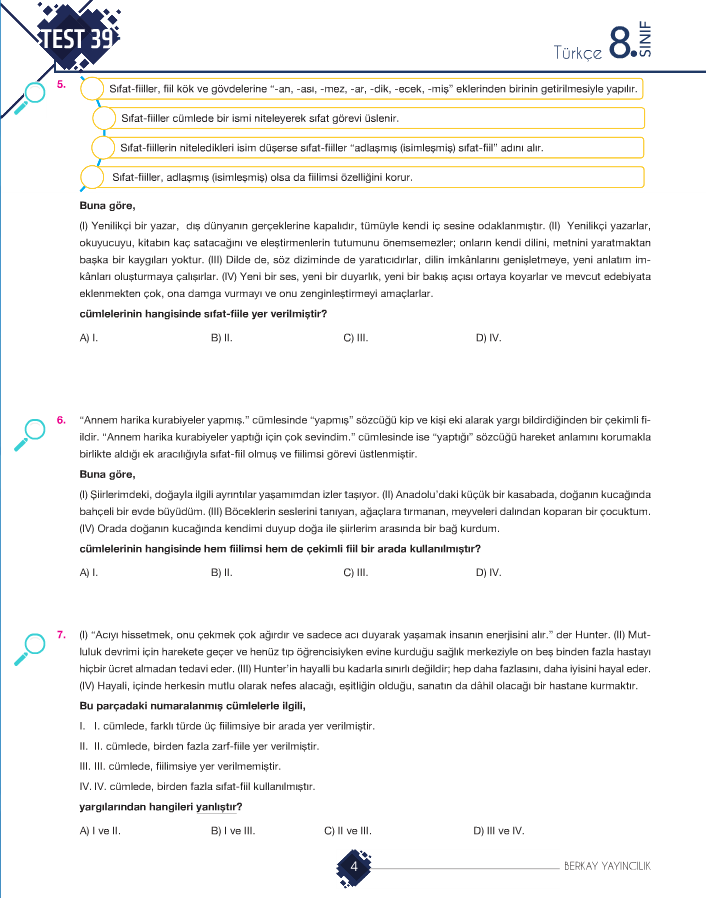
#> input picture test23.png, 706 x 898 px
$ python 'sistem deneme.py'
#> lines starting #> are read from the running program, lines starting #| are printed output that depends on the picture
from PIL import Image, ImageFilter
image = Image.open("test23.png") # "resim.jpg" yerine kendi resminizin adını yazın.
#> image is the input picture: PIL image 706x898 RGBA; mean R, G, B, A 243.2, 243, 242.1, 255
width, height = image.size
#> width = 706; height = 898
new_size = (width*2, height*2) # Boyutları 2 katına çıkarıyoruz.
#> new_size = (1412, 1796)
image = image.resize(new_size, Image.LANCZOS) # LANCZOS en iyi yeniden örnekleme algoritmalarından biridir.
#> image: PIL image 1412x1796 RGBA
image = image.filter(ImageFilter.GaussianBlur(radius=2)) # Bulanıklık yarıçapını ayarlayabilirsiniz.
image = image.filter(ImageFilter.UnsharpMask(radius=3, percent=150, threshold=0)) # Parametreleri ayarlayarak keskinleştirme miktarını kontrol edebilirsiniz.
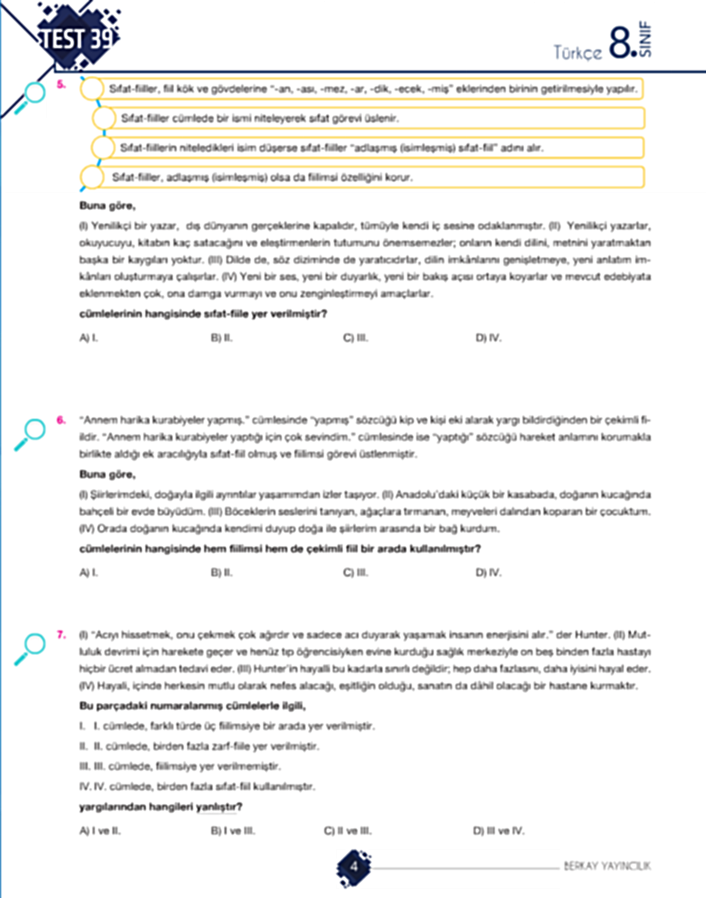
#> image: PIL image 1412x1796 RGBA (shown at 1/2 size); mean R, G, B, A 241.3, 241, 239.7, 255
image = image.filter(ImageFilter.SMOOTH)
image.save("yenimodel.png")
from PIL import Image, ImageEnhance

image = Image.open("test23.png")

if image.mode != "RGB":
    image = image.convert("RGB")
#> image: PIL image 706x898 RGB
# Tüm kanallara aynı anda kontrast uygulama
enhancer = ImageEnhance.Contrast(image)
image = enhancer.enhance(1.5)
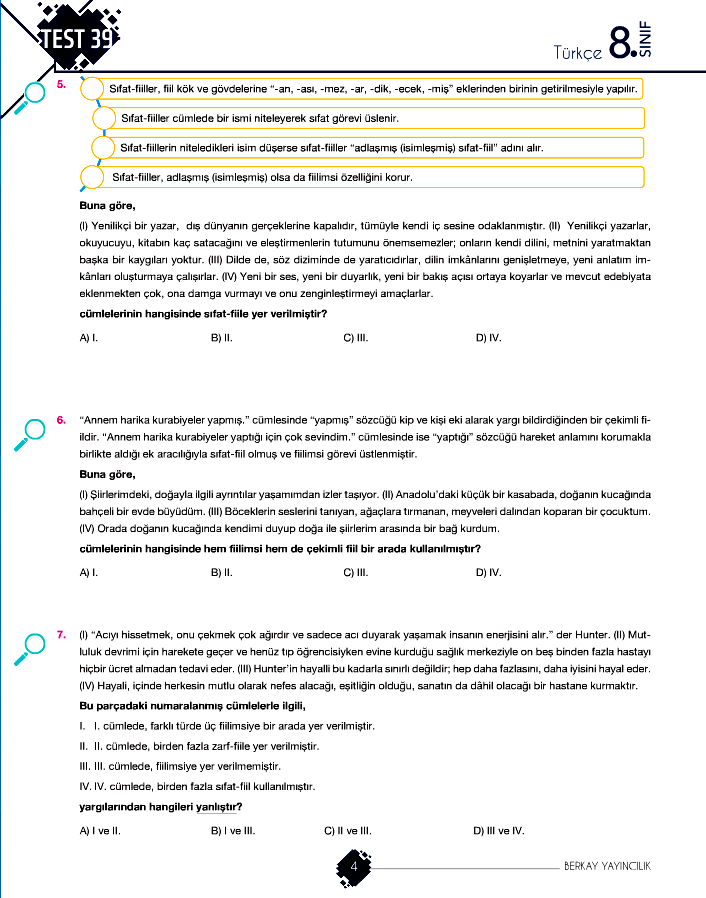
#> image: PIL image 706x898 RGB; mean R, G, B 239.2, 238.8, 237.3

# Her bir kanala ayrı ayrı kontrast uygulama (daha fazla kontrol sağlar)
r, g, b = image.split()
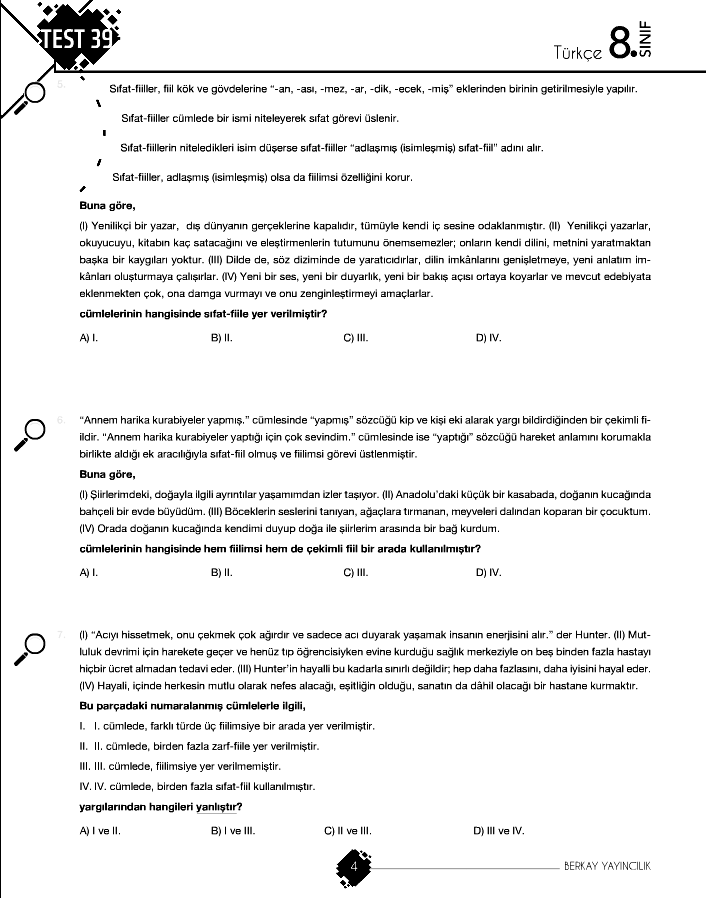
#> r: PIL image 706x898 L; min 0, max 255, mean 239.2
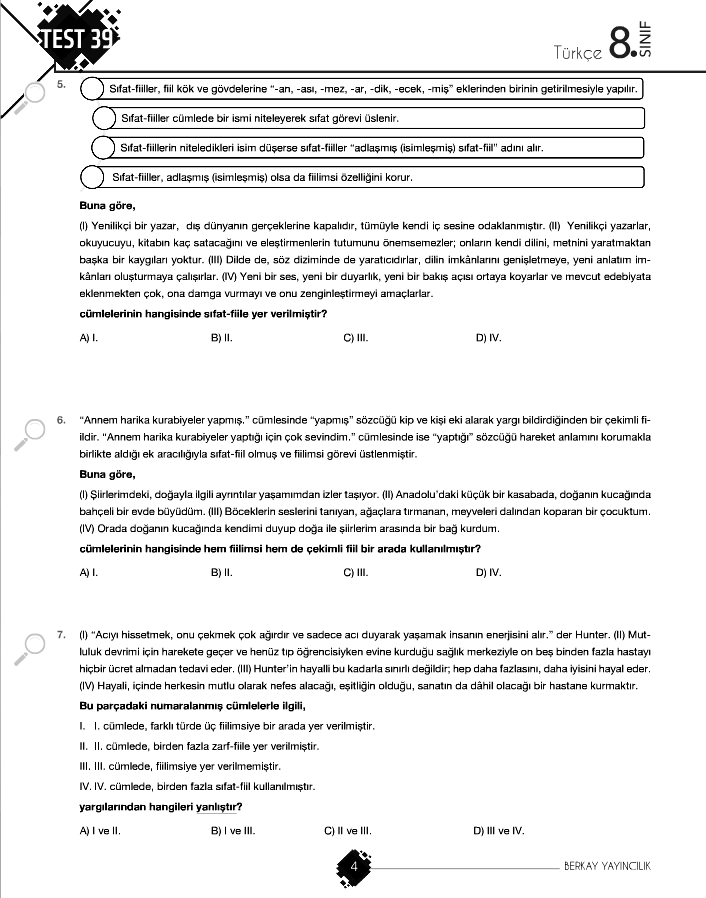
#> b: PIL image 706x898 L; min 0, max 255, mean 237.3

enhancer_r = ImageEnhance.Contrast(r)
r = enhancer_r.enhance(1.2)

enhancer_g = ImageEnhance.Contrast(g)
g = enhancer_g.enhance(1.2)
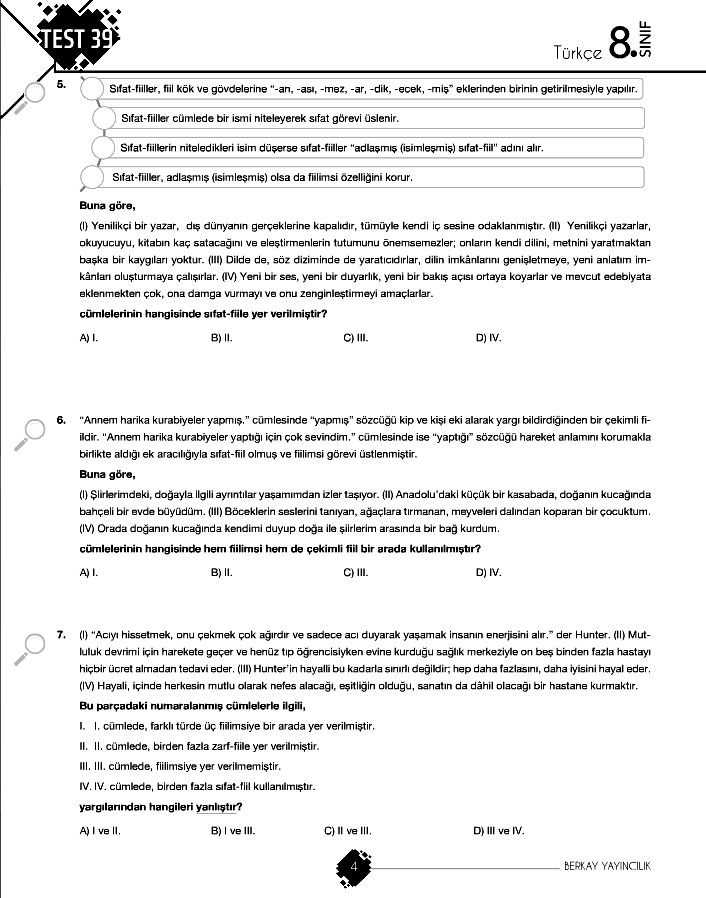
#> g: PIL image 706x898 L; min 0, max 255, mean 237.4

enhancer_b = ImageEnhance.Contrast(b)
b = enhancer_b.enhance(1.2)

image = Image.merge("RGB", (r, g, b))
image.save('model2.png')

$ run again, with test.png copied over test23.png
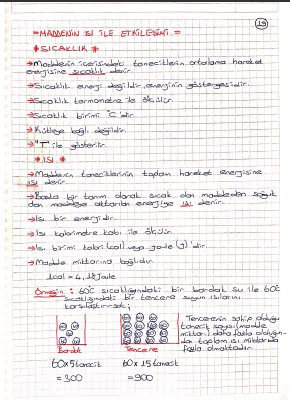
#> input picture test.png, 290 x 400 px
#> image is the input picture: PIL image 290x400 RGBA; mean R, G, B, A 240.6, 236.9, 237.5, 255
#> `r, g, b = image.split()`:
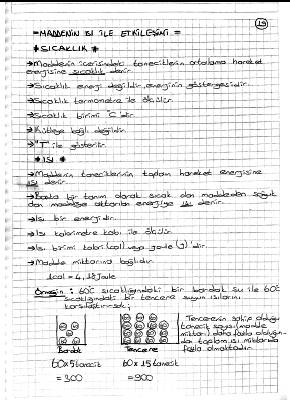
#> b: PIL image 290x400 L; min 0, max 255, mean 232.9
#> `image = Image.merge("RGB", (r, g, b))`:
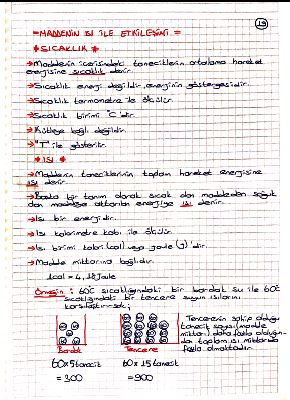
#> image: PIL image 290x400 RGB; mean R, G, B 235.1, 229.6, 230.4
